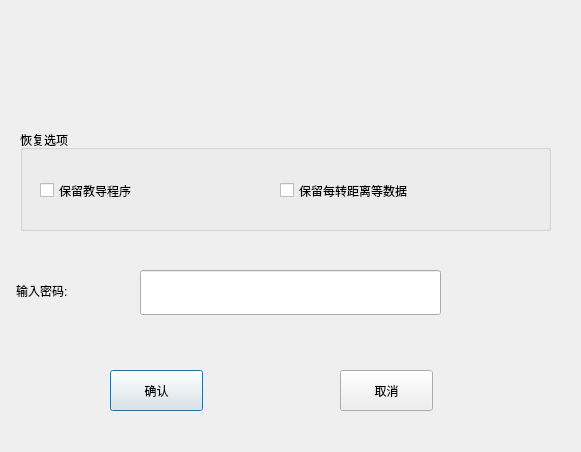
<?xml version="1.0" encoding="UTF-8"?>
<ui version="4.0">
 <class>upgradedialog</class>
 <widget class="QDialog" name="upgradedialog">
  <property name="geometry">
   <rect>
    <x>0</x>
    <y>0</y>
    <width>581</width>
    <height>452</height>
   </rect>
  </property>
  <property name="windowTitle">
   <string>Dialog</string>
  </property>
  <widget class="QStackedWidget" name="upgradeWidget">
   <property name="geometry">
    <rect>
     <x>0</x>
     <y>50</y>
     <width>581</width>
     <height>401</height>
    </rect>
   </property>
   <property name="currentIndex">
    <number>0</number>
   </property>
   <widget class="QWidget" name="upgradepage3">
    <widget class="QLabel" name="ressetting_label">
     <property name="geometry">
      <rect>
       <x>20</x>
       <y>10</y>
       <width>531</width>
       <height>61</height>
      </rect>
     </property>
     <property name="text">
      <string/>
     </property>
    </widget>
    <widget class="QGroupBox" name="Data_select_2">
     <property name="geometry">
      <rect>
       <x>20</x>
       <y>80</y>
       <width>531</width>
       <height>101</height>
      </rect>
     </property>
     <property name="minimumSize">
      <size>
       <width>400</width>
       <height>90</height>
      </size>
     </property>
     <property name="maximumSize">
      <size>
       <width>600</width>
       <height>130</height>
      </size>
     </property>
     <property name="title">
      <string>恢复选项</string>
     </property>
     <widget class="QCheckBox" name="Reserve_teach_checkbox">
      <property name="geometry">
       <rect>
        <x>20</x>
        <y>40</y>
        <width>211</width>
        <height>41</height>
       </rect>
      </property>
      <property name="text">
       <string>保留教导程序</string>
      </property>
      <property name="autoExclusive">
       <bool>false</bool>
      </property>
     </widget>
     <widget class="QCheckBox" name="Reserve_Other_checkbox">
      <property name="geometry">
       <rect>
        <x>260</x>
        <y>40</y>
        <width>261</width>
        <height>41</height>
       </rect>
      </property>
      <property name="text">
       <string>保留每转距离等数据</string>
      </property>
      <property name="autoExclusive">
       <bool>false</bool>
      </property>
     </widget>
    </widget>
    <widget class="QPushButton" name="ResSettOK">
     <property name="geometry">
      <rect>
       <x>110</x>
       <y>320</y>
       <width>93</width>
       <height>41</height>
      </rect>
     </property>
     <property name="text">
      <string>确认</string>
     </property>
    </widget>
    <widget class="QPushButton" name="ResSettNO">
     <property name="geometry">
      <rect>
       <x>340</x>
       <y>320</y>
       <width>93</width>
       <height>41</height>
      </rect>
     </property>
     <property name="text">
      <string>取消</string>
     </property>
    </widget>
    <widget class="NumberEdit" name="ResSettInput_password">
     <property name="geometry">
      <rect>
       <x>140</x>
       <y>220</y>
       <width>301</width>
       <height>45</height>
      </rect>
     </property>
     <property name="minimumSize">
      <size>
       <width>200</width>
       <height>45</height>
      </size>
     </property>
     <property name="maximumSize">
      <size>
       <width>381</width>
       <height>45</height>
      </size>
     </property>
     <property name="styleSheet">
      <string notr="true"/>
     </property>
     <property name="maxLength">
      <number>1000</number>
     </property>
     <property name="alignment">
      <set>Qt::AlignLeading|Qt::AlignLeft|Qt::AlignVCenter</set>
     </property>
     <property name="readOnly">
      <bool>true</bool>
     </property>
    </widget>
    <widget class="QLabel" name="label">
     <property name="geometry">
      <rect>
       <x>16</x>
       <y>220</y>
       <width>101</width>
       <height>41</height>
      </rect>
     </property>
     <property name="text">
      <string>输入密码:</string>
     </property>
    </widget>
   </widget>
   <widget class="QWidget" name="upgradepage2">
    <widget class="QPushButton" name="copy_button">
     <property name="geometry">
      <rect>
       <x>110</x>
       <y>340</y>
       <width>93</width>
       <height>41</height>
      </rect>
     </property>
     <property name="text">
      <string>复制</string>
     </property>
    </widget>
    <widget class="QPushButton" name="cut_button">
     <property name="geometry">
      <rect>
       <x>10</x>
       <y>340</y>
       <width>93</width>
       <height>41</height>
      </rect>
     </property>
     <property name="text">
      <string>剪切</string>
     </property>
    </widget>
    <widget class="QLineEdit" name="current_select_file">
     <property name="geometry">
      <rect>
       <x>10</x>
       <y>20</y>
       <width>321</width>
       <height>45</height>
      </rect>
     </property>
     <property name="styleSheet">
      <string notr="true"/>
     </property>
     <property name="text">
      <string/>
     </property>
     <property name="maxLength">
      <number>1000</number>
     </property>
     <property name="readOnly">
      <bool>true</bool>
     </property>
    </widget>
    <widget class="QPushButton" name="paste_button">
     <property name="geometry">
      <rect>
       <x>210</x>
       <y>340</y>
       <width>93</width>
       <height>41</height>
      </rect>
     </property>
     <property name="text">
      <string>粘贴</string>
     </property>
    </widget>
    <widget class="QListView" name="file_listView">
     <property name="geometry">
      <rect>
       <x>10</x>
       <y>70</y>
       <width>441</width>
       <height>251</height>
      </rect>
     </property>
     <property name="styleSheet">
      <string notr="true"/>
     </property>
     <property name="horizontalScrollBarPolicy">
      <enum>Qt::ScrollBarAlwaysOff</enum>
     </property>
     <property name="autoScrollMargin">
      <number>0</number>
     </property>
     <property name="dragDropMode">
      <enum>QAbstractItemView::NoDragDrop</enum>
     </property>
     <property name="spacing">
      <number>15</number>
     </property>
     <property name="modelColumn">
      <number>0</number>
     </property>
     <property name="wordWrap">
      <bool>false</bool>
     </property>
    </widget>
    <widget class="QToolButton" name="toolButton">
     <property name="geometry">
      <rect>
       <x>340</x>
       <y>20</y>
       <width>45</width>
       <height>45</height>
      </rect>
     </property>
     <property name="text">
      <string/>
     </property>
     <property name="icon">
      <iconset resource="../images.qrc">
       <normaloff>:/images/return.png</normaloff>:/images/return.png</iconset>
     </property>
     <property name="iconSize">
      <size>
       <width>48</width>
       <height>48</height>
      </size>
     </property>
     <property name="checkable">
      <bool>false</bool>
     </property>
     <property name="checked">
      <bool>false</bool>
     </property>
     <property name="arrowType">
      <enum>Qt::NoArrow</enum>
     </property>
    </widget>
    <widget class="QWidget" name="verticalLayoutWidget_2">
     <property name="geometry">
      <rect>
       <x>470</x>
       <y>70</y>
       <width>101</width>
       <height>262</height>
      </rect>
     </property>
     <layout class="QVBoxLayout" name="verticalLayout_2">
      <property name="spacing">
       <number>10</number>
      </property>
      <item>
       <widget class="QPushButton" name="ok_button">
        <property name="minimumSize">
         <size>
          <width>93</width>
          <height>41</height>
         </size>
        </property>
        <property name="maximumSize">
         <size>
          <width>93</width>
          <height>41</height>
         </size>
        </property>
        <property name="text">
         <string>确定</string>
        </property>
       </widget>
      </item>
      <item>
       <widget class="QPushButton" name="new_button">
        <property name="minimumSize">
         <size>
          <width>93</width>
          <height>41</height>
         </size>
        </property>
        <property name="maximumSize">
         <size>
          <width>93</width>
          <height>41</height>
         </size>
        </property>
        <property name="text">
         <string>新建</string>
        </property>
       </widget>
      </item>
      <item>
       <widget class="QPushButton" name="Rename_button">
        <property name="minimumSize">
         <size>
          <width>93</width>
          <height>41</height>
         </size>
        </property>
        <property name="maximumSize">
         <size>
          <width>93</width>
          <height>41</height>
         </size>
        </property>
        <property name="text">
         <string>重命名</string>
        </property>
       </widget>
      </item>
      <item>
       <widget class="QPushButton" name="delete_button">
        <property name="minimumSize">
         <size>
          <width>93</width>
          <height>41</height>
         </size>
        </property>
        <property name="maximumSize">
         <size>
          <width>93</width>
          <height>41</height>
         </size>
        </property>
        <property name="text">
         <string>删除</string>
        </property>
       </widget>
      </item>
      <item>
       <widget class="QPushButton" name="cancel_button">
        <property name="minimumSize">
         <size>
          <width>93</width>
          <height>41</height>
         </size>
        </property>
        <property name="maximumSize">
         <size>
          <width>93</width>
          <height>41</height>
         </size>
        </property>
        <property name="text">
         <string>取消</string>
        </property>
       </widget>
      </item>
      <item>
       <spacer name="verticalSpacer_4">
        <property name="orientation">
         <enum>Qt::Vertical</enum>
        </property>
        <property name="sizeHint" stdset="0">
         <size>
          <width>20</width>
          <height>10</height>
         </size>
        </property>
       </spacer>
      </item>
     </layout>
    </widget>
   </widget>
   <widget class="QWidget" name="upgradepage1">
    <widget class="QPushButton" name="upgreadok">
     <property name="geometry">
      <rect>
       <x>100</x>
       <y>310</y>
       <width>93</width>
       <height>41</height>
      </rect>
     </property>
     <property name="text">
      <string>确认</string>
     </property>
    </widget>
    <widget class="QLabel" name="upgrade_label">
     <property name="geometry">
      <rect>
       <x>20</x>
       <y>10</y>
       <width>451</width>
       <height>31</height>
      </rect>
     </property>
     <property name="text">
      <string/>
     </property>
    </widget>
    <widget class="QPushButton" name="upgradeno">
     <property name="geometry">
      <rect>
       <x>330</x>
       <y>310</y>
       <width>93</width>
       <height>41</height>
      </rect>
     </property>
     <property name="text">
      <string>取消</string>
     </property>
    </widget>
    <widget class="QWidget" name="verticalLayoutWidget">
     <property name="geometry">
      <rect>
       <x>30</x>
       <y>50</y>
       <width>503</width>
       <height>241</height>
      </rect>
     </property>
     <layout class="QVBoxLayout" name="verticalLayout">
      <property name="spacing">
       <number>15</number>
      </property>
      <item>
       <spacer name="verticalSpacer_2">
        <property name="orientation">
         <enum>Qt::Vertical</enum>
        </property>
        <property name="sizeHint" stdset="0">
         <size>
          <width>20</width>
          <height>10</height>
         </size>
        </property>
       </spacer>
      </item>
      <item>
       <widget class="QGroupBox" name="Data_select">
        <property name="minimumSize">
         <size>
          <width>501</width>
          <height>130</height>
         </size>
        </property>
        <property name="maximumSize">
         <size>
          <width>501</width>
          <height>130</height>
         </size>
        </property>
        <property name="title">
         <string>数据选项</string>
        </property>
        <widget class="QCheckBox" name="teach_checkbox">
         <property name="geometry">
          <rect>
           <x>20</x>
           <y>30</y>
           <width>131</width>
           <height>41</height>
          </rect>
         </property>
         <property name="text">
          <string>教导文件</string>
         </property>
         <property name="autoExclusive">
          <bool>true</bool>
         </property>
        </widget>
        <widget class="QCheckBox" name="SysDate_checkbox">
         <property name="geometry">
          <rect>
           <x>250</x>
           <y>30</y>
           <width>131</width>
           <height>41</height>
          </rect>
         </property>
         <property name="text">
          <string>系统参数</string>
         </property>
         <property name="autoExclusive">
          <bool>true</bool>
         </property>
        </widget>
        <widget class="QCheckBox" name="Cust_checkbox">
         <property name="geometry">
          <rect>
           <x>20</x>
           <y>80</y>
           <width>161</width>
           <height>41</height>
          </rect>
         </property>
         <property name="text">
          <string>名称自定义</string>
         </property>
         <property name="autoExclusive">
          <bool>true</bool>
         </property>
        </widget>
        <widget class="QCheckBox" name="All_checkbox">
         <property name="geometry">
          <rect>
           <x>250</x>
           <y>80</y>
           <width>131</width>
           <height>41</height>
          </rect>
         </property>
         <property name="text">
          <string>全部参数</string>
         </property>
         <property name="autoExclusive">
          <bool>true</bool>
         </property>
        </widget>
       </widget>
      </item>
      <item>
       <spacer name="verticalSpacer_3">
        <property name="orientation">
         <enum>Qt::Vertical</enum>
        </property>
        <property name="sizeHint" stdset="0">
         <size>
          <width>20</width>
          <height>50</height>
         </size>
        </property>
       </spacer>
      </item>
      <item>
       <layout class="QHBoxLayout" name="horizontalLayout">
        <item>
         <widget class="QLineEdit" name="upgrade_SearchName">
          <property name="minimumSize">
           <size>
            <width>381</width>
            <height>45</height>
           </size>
          </property>
          <property name="maximumSize">
           <size>
            <width>381</width>
            <height>45</height>
           </size>
          </property>
          <property name="styleSheet">
           <string notr="true"/>
          </property>
          <property name="maxLength">
           <number>1000</number>
          </property>
          <property name="alignment">
           <set>Qt::AlignLeading|Qt::AlignLeft|Qt::AlignVCenter</set>
          </property>
          <property name="readOnly">
           <bool>true</bool>
          </property>
         </widget>
        </item>
        <item>
         <widget class="QPushButton" name="Key_File_hand_select">
          <property name="minimumSize">
           <size>
            <width>101</width>
            <height>45</height>
           </size>
          </property>
          <property name="maximumSize">
           <size>
            <width>101</width>
            <height>50</height>
           </size>
          </property>
          <property name="text">
           <string>浏览...</string>
          </property>
         </widget>
        </item>
       </layout>
      </item>
      <item>
       <spacer name="verticalSpacer">
        <property name="orientation">
         <enum>Qt::Vertical</enum>
        </property>
        <property name="sizeHint" stdset="0">
         <size>
          <width>20</width>
          <height>10</height>
         </size>
        </property>
       </spacer>
      </item>
     </layout>
    </widget>
   </widget>
  </widget>
 </widget>
 <customwidgets>
  <customwidget>
   <class>NumberEdit</class>
   <extends>QLineEdit</extends>
   <header>customedit.h</header>
  </customwidget>
 </customwidgets>
 <resources>
  <include location="../images.qrc"/>
 </resources>
 <connections/>
</ui>
